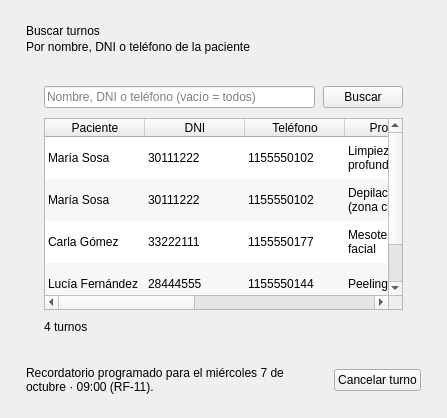
      <widget class="QWidget" name="pagBuscarTurnos">
       <layout class="QVBoxLayout" name="layoutBuscarTurnos">
        <property name="spacing">
         <number>14</number>
        </property>
        <property name="leftMargin">
         <number>26</number>
        </property>
        <property name="topMargin">
         <number>24</number>
        </property>
        <property name="rightMargin">
         <number>26</number>
        </property>
        <property name="bottomMargin">
         <number>24</number>
        </property>
        <item>
         <layout class="QVBoxLayout" name="layoutCabeceraBuscarTurnos">
          <property name="spacing">
           <number>2</number>
          </property>
          <item>
           <widget class="QLabel" name="lblTituloBuscarTurnos">
            <property name="text">
             <string>Buscar turnos</string>
            </property>
            <property name="rol" stdset="0">
             <string notr="true">titulo</string>
            </property>
           </widget>
          </item>
          <item>
           <widget class="QLabel" name="lblSubBuscarTurnos">
            <property name="text">
             <string>Por nombre, DNI o teléfono de la paciente</string>
            </property>
            <property name="rol" stdset="0">
             <string notr="true">subtitulo</string>
            </property>
           </widget>
          </item>
         </layout>
        </item>
        <item>
         <widget class="QFrame" name="tarjetaTurnos">
          <property name="tarjeta" stdset="0">
           <bool>true</bool>
          </property>
          <layout class="QVBoxLayout" name="layoutTurnos">
           <property name="spacing">
            <number>10</number>
           </property>
           <property name="leftMargin">
            <number>18</number>
           </property>
           <property name="topMargin">
            <number>18</number>
           </property>
           <property name="rightMargin">
            <number>18</number>
           </property>
           <property name="bottomMargin">
            <number>18</number>
           </property>
           <item>
            <layout class="QHBoxLayout" name="layoutBusqueda">
             <property name="spacing">
              <number>8</number>
             </property>
             <item>
              <widget class="QLineEdit" name="editBuscar">
               <property name="placeholderText">
                <string>Nombre, DNI o teléfono (vacío = todos)</string>
               </property>
               <property name="clearButtonEnabled">
                <bool>true</bool>
               </property>
              </widget>
             </item>
             <item>
              <widget class="QPushButton" name="btnBuscar">
               <property name="text">
                <string>Buscar</string>
               </property>
               <property name="primario" stdset="0">
                <bool>true</bool>
               </property>
               <property name="cursor">
                <cursorShape>PointingHandCursor</cursorShape>
               </property>
              </widget>
             </item>
            </layout>
           </item>
           <item>
            <widget class="QTableWidget" name="tablaTurnos">
             <property name="editTriggers">
              <set>QAbstractItemView::NoEditTriggers</set>
             </property>
             <property name="alternatingRowColors">
              <bool>true</bool>
             </property>
             <property name="selectionMode">
              <enum>QAbstractItemView::SingleSelection</enum>
             </property>
             <property name="selectionBehavior">
              <enum>QAbstractItemView::SelectRows</enum>
             </property>
             <property name="showGrid">
              <bool>false</bool>
             </property>
             <attribute name="verticalHeaderVisible">
              <bool>false</bool>
             </attribute>
             <attribute name="verticalHeaderDefaultSectionSize">
              <number>42</number>
             </attribute>
             <attribute name="horizontalHeaderHighlightSections">
              <bool>false</bool>
             </attribute>
             <column>
              <property name="text">
               <string>Paciente</string>
              </property>
             </column>
             <column>
              <property name="text">
               <string>DNI</string>
              </property>
             </column>
             <column>
              <property name="text">
               <string>Teléfono</string>
              </property>
             </column>
             <column>
              <property name="text">
               <string>Protocolo</string>
              </property>
             </column>
             <column>
              <property name="text">
               <string>Fecha y hora</string>
              </property>
             </column>
             <column>
              <property name="text">
               <string>Estado</string>
              </property>
             </column>
             <column>
              <property name="text">
               <string>Seña</string>
              </property>
             </column>
             <row/>
             <row/>
             <row/>
             <row/>
             <item row="0" column="0">
              <property name="text">
               <string>María Sosa</string>
              </property>
             </item>
             <item row="0" column="1">
              <property name="text">
               <string>30111222</string>
              </property>
             </item>
             <item row="0" column="2">
              <property name="text">
               <string>1155550102</string>
              </property>
             </item>
             <item row="0" column="3">
              <property name="text">
               <string>Limpieza facial profunda</string>
              </property>
             </item>
             <item row="0" column="4">
              <property name="text">
               <string>16/09/26 16:00</string>
              </property>
             </item>
             <item row="0" column="5">
              <property name="text">
               <string>Realizado</string>
              </property>
              <property name="foreground">
               <brush brushstyle="SolidPattern">
                <color alpha="255">
                 <red>122</red>
                 <green>106</green>
                 <blue>100</blue>
                </color>
               </brush>
              </property>
             </item>
             <item row="0" column="6">
              <property name="text">
               <string>$7.500 (pagada)</string>
              </property>
             </item>
             <item row="1" column="0">
              <property name="text">
               <string>María Sosa</string>
              </property>
             </item>
             <item row="1" column="1">
              <property name="text">
               <string>30111222</string>
              </property>
             </item>
             <item row="1" column="2">
              <property name="text">
               <string>1155550102</string>
              </property>
             </item>
             <item row="1" column="3">
              <property name="text">
               <string>Depilación láser (zona chica)</string>
              </property>
             </item>
             <item row="1" column="4">
              <property name="text">
               <string>08/10/26 09:00</string>
              </property>
             </item>
             <item row="1" column="5">
              <property name="text">
               <string>Confirmado</string>
              </property>
              <property name="foreground">
               <brush brushstyle="SolidPattern">
                <color alpha="255">
                 <red>95</red>
                 <green>127</green>
                 <blue>99</blue>
                </color>
               </brush>
              </property>
             </item>
             <item row="1" column="6">
              <property name="text">
               <string>$5.400 (pagada)</string>
              </property>
             </item>
             <item row="2" column="0">
              <property name="text">
               <string>Carla Gómez</string>
              </property>
             </item>
             <item row="2" column="1">
              <property name="text">
               <string>33222111</string>
              </property>
             </item>
             <item row="2" column="2">
              <property name="text">
               <string>1155550177</string>
              </property>
             </item>
             <item row="2" column="3">
              <property name="text">
               <string>Mesoterapia facial</string>
              </property>
             </item>
             <item row="2" column="4">
              <property name="text">
               <string>06/10/26 13:00</string>
              </property>
             </item>
             <item row="2" column="5">
              <property name="text">
               <string>Confirmado</string>
              </property>
              <property name="foreground">
               <brush brushstyle="SolidPattern">
                <color alpha="255">
                 <red>95</red>
                 <green>127</green>
                 <blue>99</blue>
                </color>
               </brush>
              </property>
             </item>
             <item row="2" column="6">
              <property name="text">
               <string>$16.500 (sin pagar)</string>
              </property>
             </item>
             <item row="3" column="0">
              <property name="text">
               <string>Lucía Fernández</string>
              </property>
             </item>
             <item row="3" column="1">
              <property name="text">
               <string>28444555</string>
              </property>
             </item>
             <item row="3" column="2">
              <property name="text">
               <string>1155550144</string>
              </property>
             </item>
             <item row="3" column="3">
              <property name="text">
               <string>Peeling químico</string>
              </property>
             </item>
             <item row="3" column="4">
              <property name="text">
               <string>06/10/26 17:00</string>
              </property>
             </item>
             <item row="3" column="5">
              <property name="text">
               <string>Confirmado</string>
              </property>
              <property name="foreground">
               <brush brushstyle="SolidPattern">
                <color alpha="255">
                 <red>95</red>
                 <green>127</green>
                 <blue>99</blue>
                </color>
               </brush>
              </property>
             </item>
             <item row="3" column="6">
              <property name="text">
               <string>$12.000 (pagada)</string>
              </property>
             </item>
            </widget>
           </item>
           <item>
            <widget class="QLabel" name="lblCuenta">
             <property name="text">
              <string>4 turnos</string>
             </property>
             <property name="rol" stdset="0">
              <string notr="true">nota</string>
             </property>
            </widget>
           </item>
          </layout>
         </widget>
        </item>
        <item>
         <layout class="QHBoxLayout" name="botonesBuscarTurnos">
          <property name="spacing">
           <number>10</number>
          </property>
          <item>
           <widget class="QLabel" name="lblRecordatorio">
            <property name="text">
             <string>Recordatorio programado para el miércoles 7 de octubre · 09:00 (RF-11).</string>
            </property>
            <property name="wordWrap">
             <bool>true</bool>
            </property>
           </widget>
          </item>
          <item>
           <spacer name="espacioBuscarTurnos">
            <property name="orientation">
             <enum>Qt::Horizontal</enum>
            </property>
            <property name="sizeHint" stdset="0">
             <size>
              <width>40</width>
              <height>20</height>
             </size>
            </property>
           </spacer>
          </item>
          <item>
           <widget class="QPushButton" name="btnCancelarTurno">
            <property name="text">
             <string>Cancelar turno</string>
            </property>
            <property name="peligro" stdset="0">
             <bool>true</bool>
            </property>
            <property name="cursor">
             <cursorShape>PointingHandCursor</cursorShape>
            </property>
           </widget>
          </item>
         </layout>
        </item>
       </layout>
      </widget>
